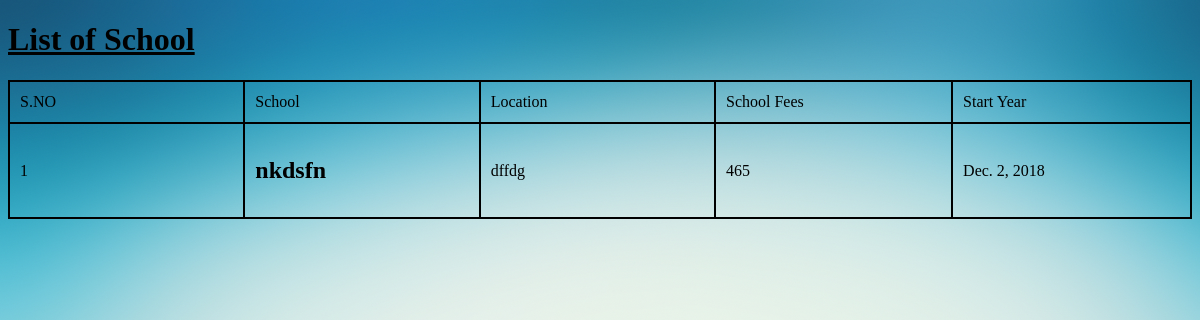
/table/table12/, run on an earlier commit of the app's database.
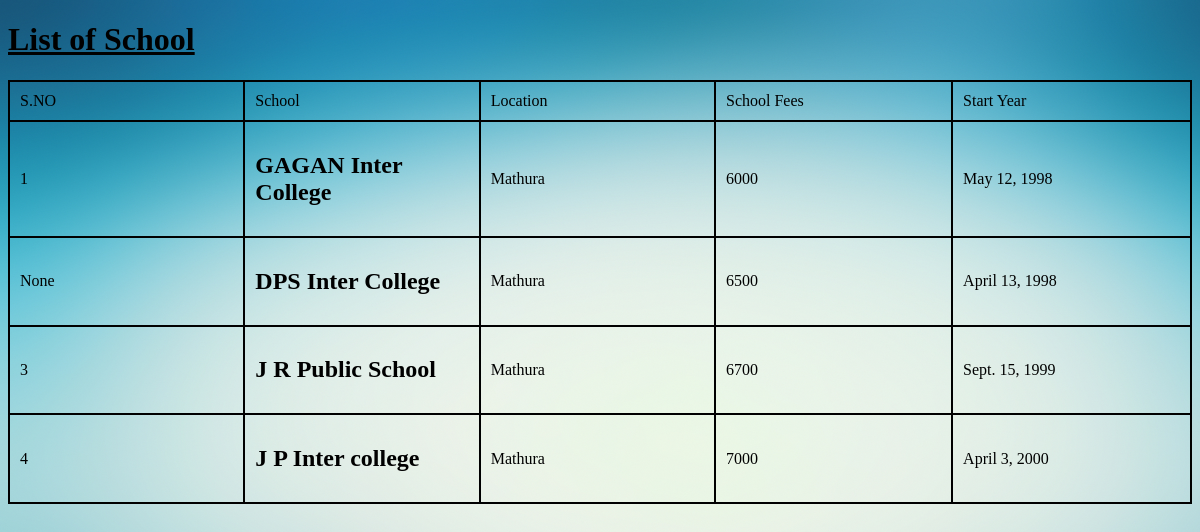
And on a later commit of the database.
### table/models.py (models this page shows, shortened)
class Table2(models.Model):
    no = models.IntegerField(max_length=3,blank=True,null=True)
    School = models.CharField(max_length=500,blank=True,null=True)
    Location = models.TextField(blank=True,null=True)
    SchoolFee = models.IntegerField(blank=True,null=True)
    StartYear = models.DateField(blank=True,null=True)

### table/views.py (the view)
def table22(request):
    table=Table2.objects.all()
    return render(request,'table/table22.html',{'table':table})

### table/templates/table/table22.html (shortened to what this page needs)
{% load static from staticfiles %}
<!DOCTYPE html>
<html>
<head>
</head>
<body>
<h1><u><a name="list"></a>List of School</u></h1>
<table style="height: 139px;" width="587">
<tbody>
<tr>
<td style="width: 110px;">S.NO</td>
<td style="width: 110px;">School</td>
<td style="width: 110px;">Location</td>
<td style="width: 111px;">School Fees</td>
<td style="width: 112px;">Start Year</td>
</tr>
<div class="table">
  {% for b in table %}
    <div class="b">
<tr>
<td style="width: 110px;"><p> {{b.no}}</p></td>
<td style="width: 110px;"><h2>{{b.School}}</h2>
</td>
<td style="width: 110px;"><p> {{b.Location}}</p></td>
<td style="width: 111px;"><p>{{b.SchoolFee}}</p></td>
<td style="width: 112px;"><p>{{b.StartYear}}</p></td>
</tr>
{% endfor %}
</div>
</div>
</tbody>
</table>
<br><br><br><br><br>
</body>
</html>

What changed in the data, as far as the page shows it:
removed Table2: no "1", School "nkdsfn", Location "dffdg", SchoolFee "465", StartYear "Dec. 2, 2018"
added Table2: no "1", School "GAGAN Inter College", Location "Mathura", SchoolFee "6000", StartYear "May 12, 1998"
added Table2: no "None", School "DPS Inter College", Location "Mathura", SchoolFee "6500", StartYear "April 13, 1998"
added Table2: no "3", School "J R Public School", Location "Mathura", SchoolFee "6700", StartYear "Sept. 15, 1999"
added Table2: no "4", School "J P Inter college", Location "Mathura", SchoolFee "7000", StartYear "April 3, 2000"
